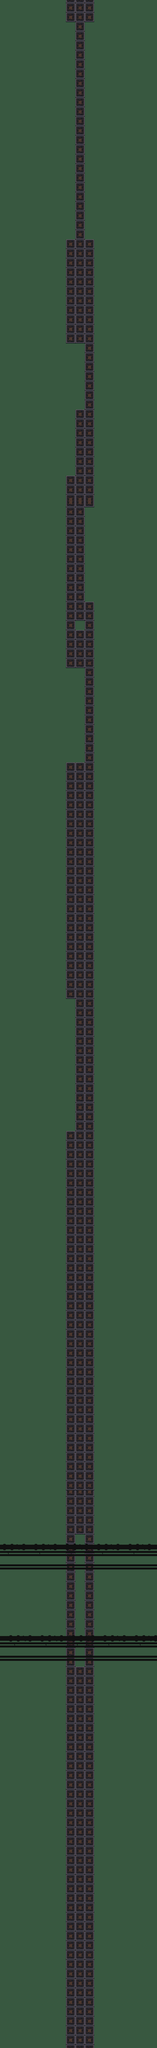

The image is a tile-based game level rendered from a .tmx file. Its description and source (layers, tilesets, objects; grid data summarised) follow:
An orthogonal 50x650 tile map with 32x32 px tiles, 4 tile layers (ground, above, upper, upper2), 3 hidden layers not drawn, 3 tilesets, 12 image layers and 23 objects (13x BasicNPC, 9x TouchTrigger, EscapePlayerVert).

<map version="1.0" tiledversion="1.1.5" orientation="orthogonal" renderorder="right-down" width="50" height="650" tilewidth="32" tileheight="32" infinite="0" nextobjectid="266">
 <properties>
  <property name="battlebg" type="file" value="../art/backgrounds/datacenter1f.png" />
  <property name="onload" type="file" value="actions/forgotten_escape.lua" />
  <property name="regionName" value="Robotropolis" />
  <property name="sectorName" value="Swatbot Factory" />
 </properties>
 <tileset firstgid="1" source="datacenter_interior.tsx" />
 <tileset firstgid="1191" source="robotropolis.tsx" />
 <tileset firstgid="4691" source="forest2.tsx" />
 <layer name="ground" width="50" height="650">
  <data>[32500 cells, 32500 non-empty, 10 distinct tile ids]</data>
 </layer>
 <layer name="above" width="50" height="650">
  <data>[32500 cells, 0 non-empty, 0 distinct tile ids]</data>
 </layer>
 <layer name="shadow" width="50" height="650" visible="0">
  <data>[32500 cells, 324 non-empty, 3 distinct tile ids]</data>
 </layer>
 <objectgroup name="objects">
  <!-- 23 objects omitted --></objectgroup>
 <layer name="upper" width="50" height="650">
  <data>[32500 cells, 0 non-empty, 0 distinct tile ids]</data>
 </layer>
 <layer name="upper2" width="50" height="650" opacity="0.7">
  <data>[32500 cells, 0 non-empty, 0 distinct tile ids]</data>
 </layer>
 <imagelayer name="Overlay1" offsetx="448" offsety="16608">
  <image source="../art/sprites/overhang3.png" width="360" height="274" />
  <properties>
   <property name="movespeed" type="float" value="1.1" />
  </properties>
 </imagelayer>
 <imagelayer name="Copy of Overlay1" offsetx="384" offsety="15680">
  <image source="../art/sprites/overhang3.png" width="360" height="274" />
  <properties>
   <property name="movespeed" type="float" value="1.1" />
  </properties>
 </imagelayer>
 <imagelayer name="Overlay0" offsetx="128" offsety="16608">
  <image source="../art/sprites/overhang3.png" width="360" height="274" />
  <properties>
   <property name="movespeed" type="float" value="1.1" />
  </properties>
 </imagelayer>
 <imagelayer name="Copy of Overlay0" offsetx="64" offsety="15680">
  <image source="../art/sprites/overhang3.png" width="360" height="274" />
  <properties>
   <property name="movespeed" type="float" value="1.1" />
  </properties>
 </imagelayer>
 <imagelayer name="Overlay00" offsetx="-192" offsety="16608">
  <image source="../art/sprites/overhang3.png" width="360" height="274" />
  <properties>
   <property name="movespeed" type="float" value="1.1" />
  </properties>
 </imagelayer>
 <imagelayer name="Copy of Overlay00" offsetx="-256" offsety="15680">
  <image source="../art/sprites/overhang3.png" width="360" height="274" />
  <properties>
   <property name="movespeed" type="float" value="1.1" />
  </properties>
 </imagelayer>
 <imagelayer name="Overlay2" offsetx="768" offsety="16608">
  <image source="../art/sprites/overhang3.png" width="360" height="274" />
  <properties>
   <property name="movespeed" type="float" value="1.1" />
  </properties>
 </imagelayer>
 <imagelayer name="Copy of Overlay2" offsetx="704" offsety="15680">
  <image source="../art/sprites/overhang3.png" width="360" height="274" />
  <properties>
   <property name="movespeed" type="float" value="1.1" />
  </properties>
 </imagelayer>
 <imagelayer name="Overlay3" offsetx="1088" offsety="16608">
  <image source="../art/sprites/overhang3.png" width="360" height="274" />
  <properties>
   <property name="movespeed" type="float" value="1.1" />
  </properties>
 </imagelayer>
 <imagelayer name="Copy of Overlay3" offsetx="1024" offsety="15680">
  <image source="../art/sprites/overhang3.png" width="360" height="274" />
  <properties>
   <property name="movespeed" type="float" value="1.1" />
  </properties>
 </imagelayer>
 <imagelayer name="Overlay4" offsetx="1408" offsety="16608">
  <image source="../art/sprites/overhang3.png" width="360" height="274" />
  <properties>
   <property name="movespeed" type="float" value="1.1" />
  </properties>
 </imagelayer>
 <imagelayer name="Copy of Overlay4" offsetx="1344" offsety="15680">
  <image source="../art/sprites/overhang3.png" width="360" height="274" />
  <properties>
   <property name="movespeed" type="float" value="1.1" />
  </properties>
 </imagelayer>
 <layer name="Collision" width="50" height="650" visible="0">
  <data>[32500 cells, 0 non-empty, 0 distinct tile ids]</data>
 </layer>
 <layer name="BunnyExtCollision" width="50" height="650" visible="0">
  <data>[32500 cells, 0 non-empty, 0 distinct tile ids]</data>
 </layer>
</map>
<!-- 23 of 23 objects omitted -->
